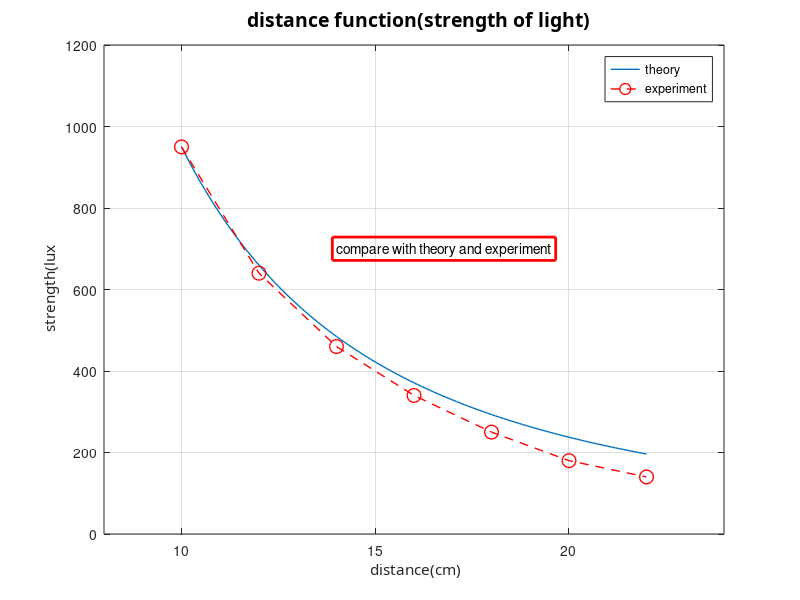

The MATLAB source for this figure:
x = [10:0.1:22];
y = 95000./x.^2;
xd = [10:2:22];
yd =[950 640 460 340 250 180 140];

plot(x, y, '-', 'LineWidth', 1.);
xlabel('\fontname{??} distance(cm)');
ylabel('\fontname{??} strength(lux');

axis([8 24 0 1200]);
title('\fontname{??} \bf distance function(strength of light)', 'FontSize', 14);
text(14,700, 'compare with theory and experiment','EdgeColor','r','LineWidth',2);
grid on, hold on;

plot(xd, yd, 'ro--', 'LineWidth', 1.0, 'MarkerSize', 10);
legend('theory', 'experiment');
set(gcf, 'Name', 'Fig.5-8') %set( ..., 'NumberTitle', 'off')
hold off